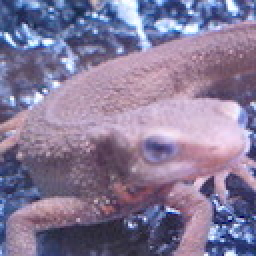
#> input picture Question_01_10/answers_py/imori.jpg, 128 x 128 px, found by its file name (shown 2 times larger)
$ python 'HOG (Step 1) Gradient intensity&Gradient angle.py'
#> lines starting #> are read from the running program, lines starting #| are printed output that depends on the picture; after the words box and inside, x2 and y2 are one past the last pixel; in counts of white or black regions, pixels touching at a corner belong together
#> further down, img is the input picture: shape (128, 128, 3); mean B, G, R 152.8, 121.8, 134.1
# -*- coding: utf-8 -*-
import cv2
import numpy as np


def HOG_step1(img):
     # Grayscale
     def BGR2GRAY(img):
          gray = 0.2126 * img[..., 2] + 0.7152 * \
              img[..., 1] + 0.0722 * img[..., 0]
          return gray

     # Magnitude and gradient
     def get_gradXY(gray):
          H, W = gray.shape
#> H = 128; W = 128

          # padding before grad
          gray = np.pad(gray, (1,1), 'edge')
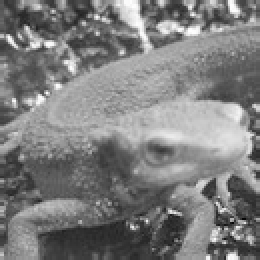
#> gray: shape (130, 130) float64 (shown 2 times larger); min 6.71, max 254.4, mean 126.2

          # get grad x
          gx = gray[1:H+1, 2:] - gray[1:H+1, :W]
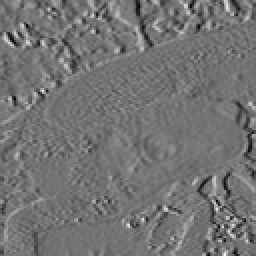
#> gx: shape (128, 128) float64 (shown 2 times larger); min -175, max 211.2, mean -0.1; drawn with min black and max white
          # get grad y
          gy = gray[2:, 1:W+1] - gray[:H, 1:W+1]
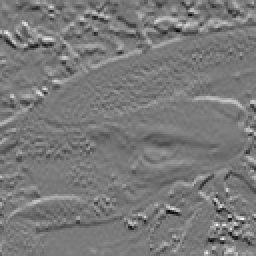
#> gy: shape (128, 128) float64 (shown 2 times larger); min -200.7, max 218, mean -0.4; drawn with min black and max white
          # replace 0 with 1e-6
          gx[gx == 0] = 1e-6
#> gx: shape (128, 128) float64; 0.32% of pixels changed, all inside (x1, y1, x2, y2) = (0, 16, 128, 128)

          return gx, gy

     # get magnitude and gradient
     def get_MagGrad(gx, gy):
          # get gradient maginitude
          magnitude = np.sqrt(gx**2 + gy**2)
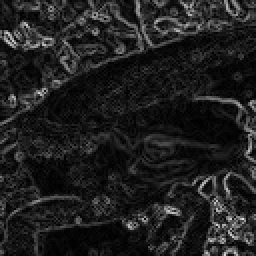
#> magnitude: shape (128, 128) float64 (shown 2 times larger); min 0.0682, max 230.8, mean 31.7

          # get gradient angle
          angle = np.arctan(gy / gx)
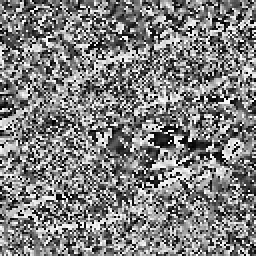
#> angle: shape (128, 128) float64 (shown 2 times larger); min -1.57, max 1.57, mean -0.00223; drawn with min black and max white

          return magnitude, angle

     # Gradient histogram
     def quantization(angle):
          # prepare quantization table
          angle_quantized = np.zeros_like(angle, dtype = int)

          # quantization base
          d = np.pi / 9

          # quantization
          for i in range(9):
              angle_quantized[np.where((angle>d*i) & (angle<=d*(i+1)))] = i

          return angle_quantized

     # 1. BGR -> Gray
     gray = BGR2GRAY(img)

     # 1. Gray -> Gradient x and y
     gx, gy = get_gradXY(gray)

     # 2. get gradient magnitude and angle
     magnitude, angle = get_MagGrad(gx, gy)

     # 3. Quantization
     angle_quantized = quantization(angle)
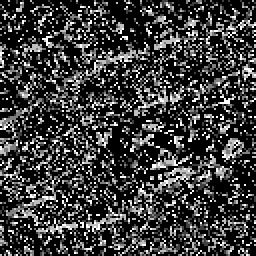
#> angle_quantized: shape (128, 128) int64 (shown 2 times larger); min 0, max 4, mean 0.956; drawn with min black and max white

     return magnitude, angle_quantized


# Read image
img = cv2.imread("imori.jpg")

# Process image
magnitude, angle_quantized = HOG_step1(img)

# Gradient magnitude
_magnitude = (magnitude / magnitude.max() * 255).astype(np.uint8)

# Write gradient angle to file
H, W, C = img.shape
#> H = 128; W = 128; C = 3
out = np.zeros((H, W, 3), dtype=np.uint8)

# define color
C = [[255, 0, 0], [0, 255, 0], [0, 0, 255], [255, 255, 0], [255, 0, 255], [0, 255, 255],
     [127, 127, 0], [127, 0, 127], [0, 127, 127]]

# draw color
for i in range(9):
     out[angle_quantized == i] = C[i]

_magnitude = np.expand_dims(_magnitude, 2).repeat(3,axis=2)
#> _magnitude: shape (128, 128, 3)
output = np.hstack([_magnitude, out])
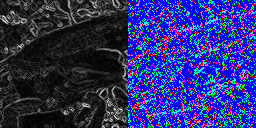
#> output: shape (128, 256, 3); mean of channels 0, 1, 2 118.8, 45.5, 39.6; drawn as B, G, R
cv2.imwrite("Myresult/out66.jpg", output)

cv2.namedWindow("result", 0)
cv2.resizeWindow("result", 512,256)

cv2.imshow("result", output)
cv2.waitKey(0)
cv2.destroyAllWindows()
